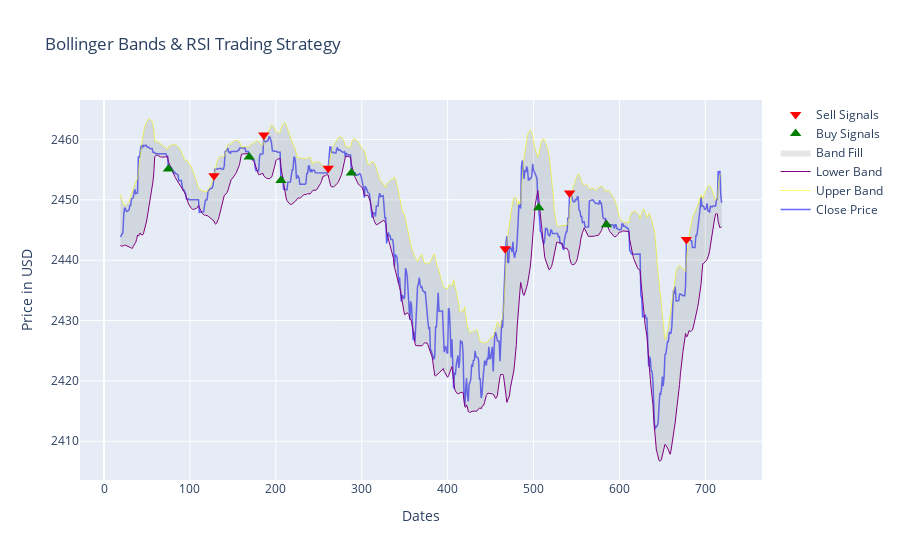
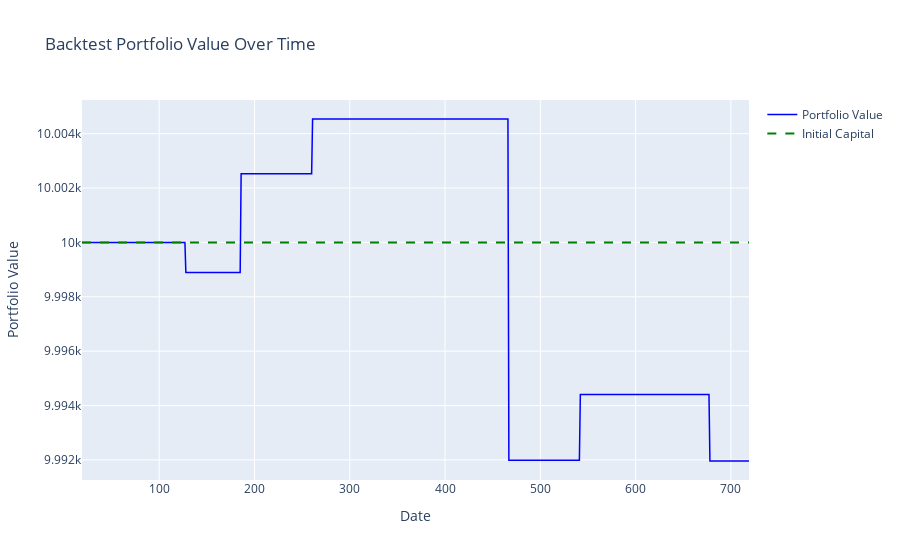

These figures' notebook cell, in order:
### Code cell
engine = TradingEngine(pair='ETHUSD')
engine.run() 
engine.plot_strategy()
engine.plot_portafolio()

### Figure 1 — Plotly figure (JSON) as saved in the notebook; plotly's stock layout.template omitted (floating-point values rounded to 4 significant figures; data arrays with more than 128 entries replaced by an {"elided": "..."} marker saying what was removed)
{"data": [{"line": {"color": "blue", "width": 1.5}, "mode": "lines", "name": "Close Price", "opacity": 0.6, "type": "scatter", "x": {"elided": "701 int values"}, "y": {"elided": "701 float values"}}, {"line": {"color": "yellow", "width": 1}, "mode": "lines", "name": "Upper Band", "opacity": 0.6, "type": "scatter", "x": {"elided": "701 int values"}, "y": {"elided": "701 float values"}}, {"line": {"color": "purple", "width": 1}, "mode": "lines", "name": "Lower Band", "opacity": 0.6, "type": "scatter", "x": {"elided": "701 int values"}, "y": {"elided": "701 float values"}}, {"fill": "tonexty", "fillcolor": "rgba(128, 128, 128, 0.2)", "line": {"color": "grey", "width": 0}, "mode": "lines", "name": "Band Fill", "type": "scatter", "x": {"elided": "701 int values"}, "y": {"elided": "701 float values"}}, {"marker": {"color": "green", "size": 10, "symbol": "triangle-up"}, "mode": "markers", "name": "Buy Signals", "type": "scatter", "x": {"elided": "701 int values"}, "y": {"elided": "701 float values"}}, {"marker": {"color": "red", "size": 10, "symbol": "triangle-down"}, "mode": "markers", "name": "Sell Signals", "type": "scatter", "x": {"elided": "701 int values"}, "y": {"elided": "701 float values"}}], "layout": {"hovermode": "x unified", "title": {"text": "Bollinger Bands & RSI Trading Strategy"}, "xaxis": {"title": {"text": "Dates"}}, "yaxis": {"title": {"text": "Price in USD"}}}}

### Figure 2 — Plotly figure (JSON) as saved in the notebook; plotly's stock layout.template omitted (floating-point values rounded to 4 significant figures; data arrays with more than 128 entries replaced by an {"elided": "..."} marker saying what was removed)
{"data": [{"line": {"color": "blue", "width": 1.5}, "mode": "lines", "name": "Portfolio Value", "type": "scatter", "x": {"elided": "701 int values"}, "y": {"elided": "701 float values"}}, {"line": {"color": "green", "dash": "dash"}, "mode": "lines", "name": "Initial Capital", "type": "scatter", "x": {"elided": "701 int values"}, "y": {"elided": "701 int values"}}], "layout": {"hovermode": "x unified", "title": {"text": "Backtest Portfolio Value Over Time"}, "xaxis": {"title": {"text": "Date"}}, "yaxis": {"title": {"text": "Portfolio Value"}}}}
